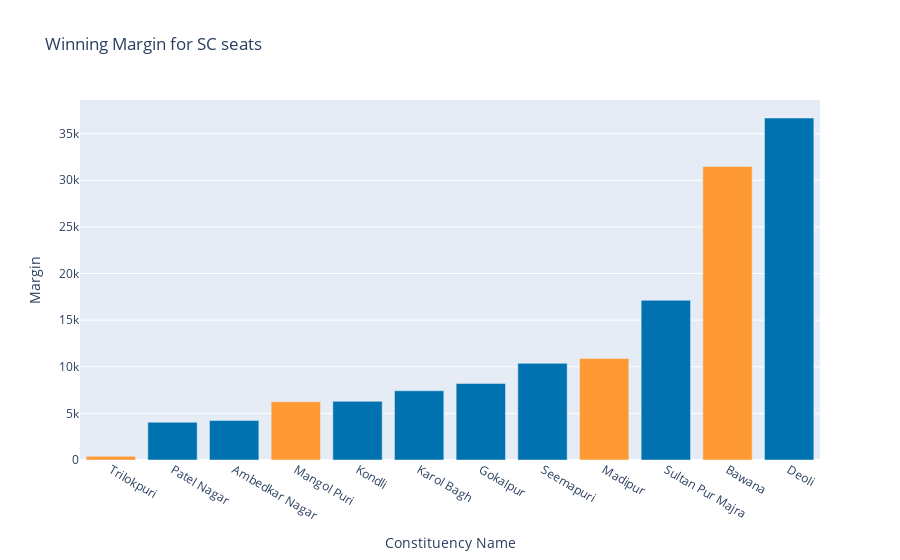

Notebook code for this chart:
### Code cell
from scipy.stats import chi2_contingency

H0 = 'There is no relation between seat category and party'
H1 = 'Seat category and party are dependent'

winner = result[result.Rank==1]
test_table = pd.crosstab(index=winner['Abb'], columns=winner['Constituency Category'], values=winner['Rank'], aggfunc='count')
statistic, pvalue, dof, expected_freq = chi2_contingency(test_table)

print('\tTest statistic confidence 99% (Significance level 0.01)')
if pvalue < 0.01:
    print('\tReject the null hypothesis', H1)
else:
    print('\tFail to reject the null hypothesis', H0)


sc_seats = result[(result['Constituency Category']!='GEN') & (result['Rank']==1)].sort_values(by='Margin')
fig = go.Figure()
fig.add_trace(go.Bar(x=sc_seats['Constituency Name'], y=sc_seats['Margin'],
                     marker_color=sc_seats['Color']))
fig.update_layout(title='Winning Margin for SC seats', xaxis_title='Constituency Name', yaxis_title='Margin')

### Figure 1 — Plotly figure (JSON) as saved in the notebook; plotly's stock layout.template omitted (floating-point values rounded to 4 significant figures)
{"data": [{"marker": {"color": ["#FF9933", "#0072B0", "#0072B0", "#FF9933", "#0072B0", "#0072B0", "#0072B0", "#0072B0", "#FF9933", "#0072B0", "#FF9933", "#0072B0"]}, "type": "bar", "x": ["Trilokpuri", "Patel Nagar", "Ambedkar Nagar", "Mangol Puri", "Kondli", "Karol Bagh", "Gokalpur", "Seemapuri", "Madipur", "Sultan Pur Majra", "Bawana", "Deoli"], "y": [392, 4049, 4230, 6255, 6293, 7430, 8207, 10368, 10899, 17126, 31475, 36680]}], "layout": {"title": {"text": "Winning Margin for SC seats"}, "xaxis": {"title": {"text": "Constituency Name"}}, "yaxis": {"title": {"text": "Margin"}}}}
